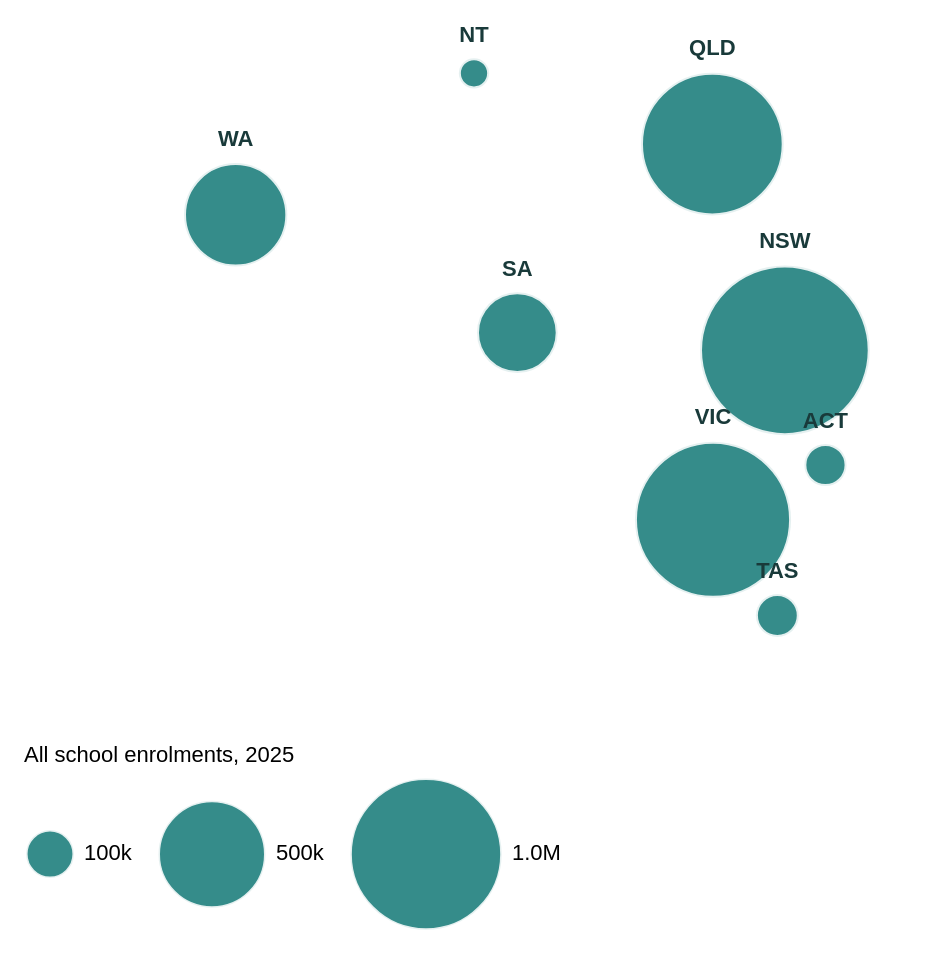

Source (Vega-Lite JSON):
### Vega-Lite specification from a JSON file in a GitHub repository (floating-point values rounded to 4 significant figures)
{"$schema": "https://vega.github.io/schema/vega-lite/v5.json", "background": "transparent", "padding": 12, "config": {"font": "Arial", "view": {"stroke": null}, "axis": {"labelFontSize": 12, "titleFontSize": 12, "titleFontWeight": "normal", "labelColor": "#193a3a", "titleColor": "#193a3a", "domain": false, "gridColor": "#e1e5dd", "labelPadding": 6, "titlePadding": 12}, "legend": {"orient": "bottom", "titleLimit": 300, "labelLimit": 220, "labelFontSize": 11, "titleFontSize": 11, "titleFontWeight": "normal"}, "title": {"anchor": "start", "fontSize": 14, "color": "#193a3a"}}, "width": 450, "height": 340, "data": {"values": [{"state": "New South Wales", "abbr": "NSW", "total": 1257730, "x": 446.5, "y": 172.3, "labelY": 232.1}, {"state": "Victoria", "abbr": "VIC", "total": 1064538, "x": 403.4, "y": 78.82, "labelY": 134.9}, {"state": "Queensland", "abbr": "QLD", "total": 889635, "x": 403, "y": 286, "labelY": 338.3}, {"state": "South Australia", "abbr": "SA", "total": 284559, "x": 286, "y": 182, "labelY": 216.8}, {"state": "Western Australia", "abbr": "WA", "total": 466285, "x": 117, "y": 247, "labelY": 288.1}, {"state": "Tasmania", "abbr": "TAS", "total": 80280, "x": 442, "y": 26, "labelY": 50.09}, {"state": "Northern Territory", "abbr": "NT", "total": 40005, "x": 260, "y": 325, "labelY": 345.5}, {"state": "Australian Capital Territory", "abbr": "ACT", "total": 77886, "x": 470.9, "y": 109.0, "labelY": 132.9}]}, "encoding": {"x": {"field": "x", "type": "quantitative", "axis": null, "scale": {"domain": [-10, 530]}}, "y": {"field": "y", "type": "quantitative", "axis": null, "scale": {"domain": [-25, 350]}}}, "layer": [{"mark": {"type": "circle", "opacity": 0.87, "stroke": "white", "strokeWidth": 2}, "encoding": {"size": {"field": "total", "type": "quantitative", "title": "All school enrolments, 2025", "scale": {"range": [0, 7200], "domain": [0, 1257730]}, "legend": {"values": [100000, 500000, 1000000], "format": ".2s", "titleLimit": 250}}, "color": {"value": "#177b79"}, "tooltip": [{"field": "state", "title": "State / territory"}, {"field": "total", "title": "All school enrolments", "format": ",.0f"}]}}, {"mark": {"type": "text", "color": "#193a3a", "fontSize": 11, "fontWeight": "bold"}, "encoding": {"y": {"field": "labelY", "type": "quantitative", "axis": null, "scale": {"domain": [-25, 350]}}, "text": {"field": "abbr"}}}]}
